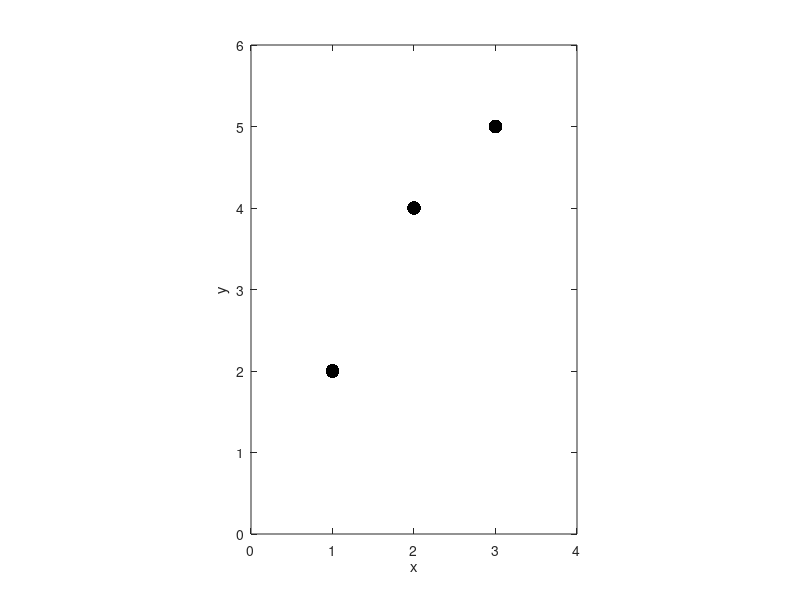

Write MATLAB code to recreate this figure. (Note: this script raises an error after producing the figure.)
x = [1,2,3];
y = [2,4,5];
xo = 0.25;
yo = 0.75;
zstr = 'z';
%interp1(x,y,1.6)

figure(1);clf;grid on;
    plot(x,y,'k.','MarkerSize',30);
    axis equal
    axis([0 4 0 6]);
    xlabel('x');
    ylabel('y','Rotation',90);
    saveplots('interpolation1')

figure(2);clf;grid on;hold on;
    plot(x,y,'k.','MarkerSize',30);
    axis equal
    axis([0 4 0 6]);
    xlabel('x');
    ylabel('y','Rotation',90);
    plot([1 2],[2 2],'b','LineWidth',3);
    plot([2 2],[2 4],'b','LineWidth',3);
    plot([1 2],[2 4],'b','LineWidth',3);
    text(1.4,1.5,'1.0','Color','b','FontWeight','bold');
    text(2.2,3.0,'2.0','Color','b','FontWeight','bold');
    plot([1 1.6],[2 2],'g','LineWidth',1);
    plot([1.6 1.6],[2 3.2],'g','LineWidth',1);
    plot([1 1.6],[2 3.2],'g','LineWidth',1);
    text(1.2,1.8,'0.6','Color','g','FontWeight','bold');
    text(1.7,2.5,'?','Color','g','FontWeight','bold');
    saveplots('interpolation2')

x = [ 1, 1, 2, 2];
y = [ 1, 2, 1, 2];
H = [10,20,30,40];

x = [0 1 1 0];
y = [0 0 1 1];
z = [2 1 0.5 0.5];

figure(3);clf;hold on;
    plot3(x,y,z,'.','MarkerSize',30);
    grid on;
    xlabel('x');
    ylabel('y');
    ylabel(str,'Rotation',90);
    axis equal
    axis([0 2 0 2 0 3]);
    plot3([0 0],[0 0],[0 2],'b-.');
    plot3([1 1],[0 0],[0 1],'b-.');
    plot3([1 1],[1 1],[0.0 0.5],'b-.');
    plot3([0 0],[1 1],[0.0 0.5],'b-.');
    view(45+90,30)
    plot3(xo,yo,0,'kx');
    saveplots('interpolation3')

figure(4);clf;hold on;
    x = [0 1 1 0];
    y = [0 0 1 1];
    z = [2 1 0.5 0.5];
    plot3(x,y,z,'.','MarkerSize',30);
    grid on;
    xlabel('x');
    ylabel('y');
    ylabel(zstr,'Rotation',90);
    axis equal
    axis([0 2 0 2 0 3]);
    plot3([0 0],[0 0],[0 2],'b-.');
    plot3([1 1],[0 0],[0 1],'b-.');
    plot3([1 1],[1 1],[0.0 0.5],'b-.');
    plot3([0 0],[1 1],[0.0 0.5],'b-.');
    plot3([1 1],[0 1],[1 0.5],'k');
    plot3([0 0],[0 1],[2 0.5],'k');
    view(45+90,30)
    plot3([1 1],[0.75 0.75],[0 0.5+1/8],'g-');
    plot3([1],[0.75],[0.5+1/8],'g.','MarkerSize',30);
    plot3([0 0],[0.75 0.75],[0 0.875],'g-');
    plot3([0 1],[0.75 0.75],[0 0],'g-');
    plot3([0],[0.75],[0.875],'g.','MarkerSize',30);
    plot3(0.25,0.75,0,'kx');
    text(0,0.75,1.05,'z_A','Color','g');
    text(1,0.75,.75,'z_B','Color','g');
    saveplots('interpolation4')

figure(5);clf;hold on;
    x = [0 1 1 0];
    y = [0 0 1 1];
    z = [2 1 0.5 0.5];
    plot3(x,y,z,'.','MarkerSize',30);
    grid on;
    xlabel('x');
    ylabel('y');
    ylabel(zstr,'Rotation',90);
    axis equal
    axis([0 2 0 2 0 3]);
    plot3([0 0],[0 0],[0 2],'b-.');
    plot3([1 1],[0 0],[0 1],'b-.');
    plot3([1 1],[1 1],[0.0 0.5],'b-.');
    plot3([0 0],[1 1],[0.0 0.5],'b-.');
    plot3([1 1],[0 1],[1 0.5],'k');
    plot3([0 0],[0 1],[2 0.5],'k');
    view(65+90,20)
    plot3([1 1],[0.75 0.75],[0 0.5+1/8],'g-');
    plot3([1],[0.75],[0.5+1/8],'g.','MarkerSize',30);
    plot3([0 0],[0.75 0.75],[0 0.875],'g-');
    plot3([0],[0.75],[0.875],'g.','MarkerSize',30);
    plot3([1 0],[0.75 0.75],[0.5+1/8,0.875],'k-')
    plot3(0.25,0.75,0,'kx');
    plot3(0.25,0.75,0.6125+.1969,'r.','MarkerSize',30)
    plot3([0.25,0.25],[0.75,0.75],[0,0.6125+.1969],'r-');
    text(0.3,0.75,0.95,'z_o','Color','r');
    saveplots('interpolation5')
